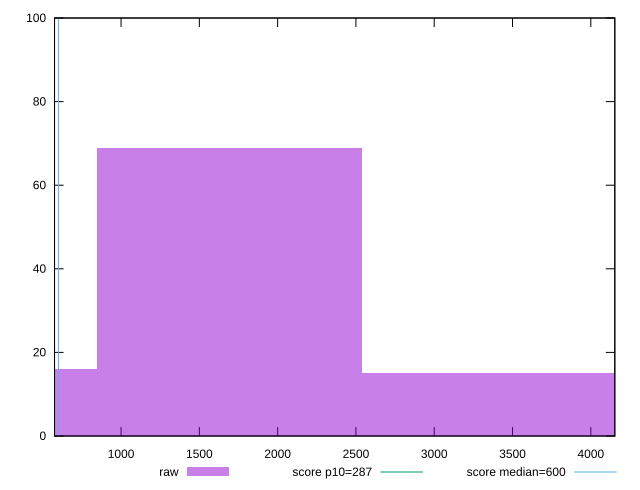

Recreate this plot in gnuplot.
reset

$raw <<EOF
1692.979573737308 69
0 16
3385.959147474616 15
EOF

set key outside below
set boxwidth 1692.979573737308
set xrange [575.1540000000002:4153.3405]
set yrange [0:100]
set trange [0:100]
set style fill transparent solid 0.5 noborder

set parametric
set terminal svg size 640, 490 enhanced background rgb 'white'
set output "report_00015_2021-02-09T16-11-33.973Z/total-blocking-time/samples/pages+cached/raw/histogram.svg"

plot $raw title "raw" with boxes, \
     287,t title "score p10=287", \
     600,t title "score median=600"

reset
